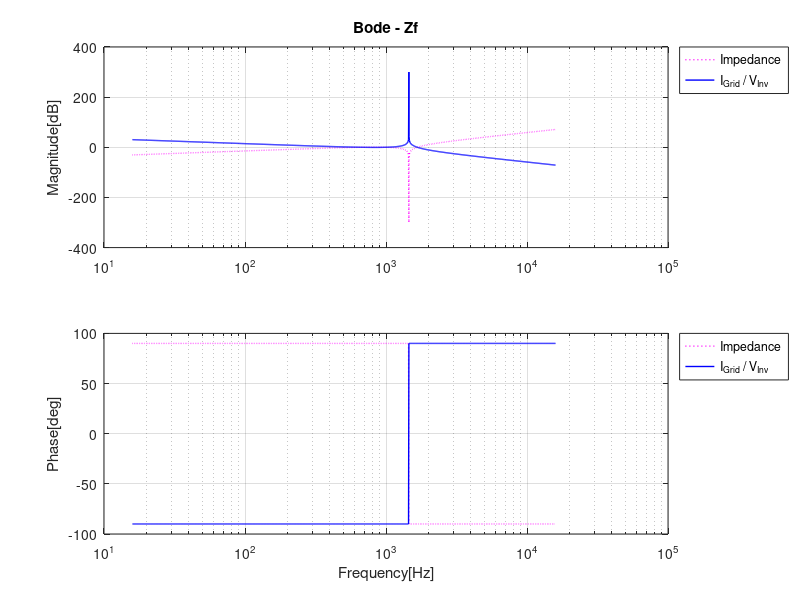

Recreate this plot in MATLAB.
% LCL PWM Filter

clear all; % clear all code
close all; % close all windows
clc; % command line clear

% Load the control package for transfer functions [tf]
pkg load control

% Define filter parameters
Li = 200e-06; % Inverter side inductor 200uH example
Cf_wye = 180e-06; % Filter capacitor in wye arrangement 180uF example
Lg = 100e-06; % Grid side inductor 100uH example

% Setup a transfer function in the `s` domain [laplace]
s = tf('s');

% Transfer function for impedance [Zf]
% Doc: An Improved LCL Filter Design in Order to Ensure Stability without
% Damping and Despite Large Grid Impedance Variations, MDPI 2017
% Authors: Romdhane, Naouar, Belkhodja, Monmasson
% DOI: 10.3390/en10030336
Zf = ((Li * Lg * Cf_wye) * (s^3)) + ((Li + Lg) * s);
Hf = 1 / (((Li * Lg * Cf_wye) * (s^3)) + ((Li + Lg) * s));

% Bode plot of the impedance response
[bode_mag_1, bode_pha_1, bode_w_1] = bode(Zf);
[bode_mag_2, bode_pha_2, bode_w_2] = bode(Hf);

bode_hz_1 = bode_w_1 / (2 * pi); % Convert from rps to hz
bode_hz_2 = bode_w_2 / (2 * pi); % Convert from rps to hz
bode_mag_db_1 = 20 * (log10(bode_mag_1)); % Convert from ratio to dB
bode_mag_db_2 = 20 * (log10(bode_mag_2)); % Convert from ratio to dB

% Manual bode plots with Hz [not Rad/s]
figure
subplot(2,1,1); % Subplot 1 of (2,1)
semilogx(bode_hz_1, bode_mag_db_1, 'color', 'magenta', ':', ...
        'LineWidth', 1.0, 'DisplayName', ...
        "Impedance"); % Plot the magnitude
hold on
semilogx(bode_hz_2, bode_mag_db_2, 'color', 'blue', '-', ...
        'LineWidth', 1.0, 'DisplayName', ...
        "I_{Grid} / V_{Inv}"); % Plot the magnitude
zoom on;
grid on;
title('Bode - Zf');
ylabel('Magnitude[dB]');
legend ("location", "northeastoutside");

subplot(2,1,2); % Subplot 2 of (2,1)
semilogx(bode_hz_1, bode_pha_1, 'color', 'magenta', ':', ...
        'LineWidth', 1.0, 'DisplayName', ...
        "Impedance"); % Plot the magnitude
hold on
semilogx(bode_hz_2, bode_pha_2, 'color', 'blue', '-', ...
        'LineWidth', 1.0, 'DisplayName', ...
        "I_{Grid} / V_{Inv}"); % Plot the magnitude
grid on;
zoom on;
ylabel('Phase[deg]');
xlabel('Frequency[Hz]');
legend ("location", "northeastoutside");
